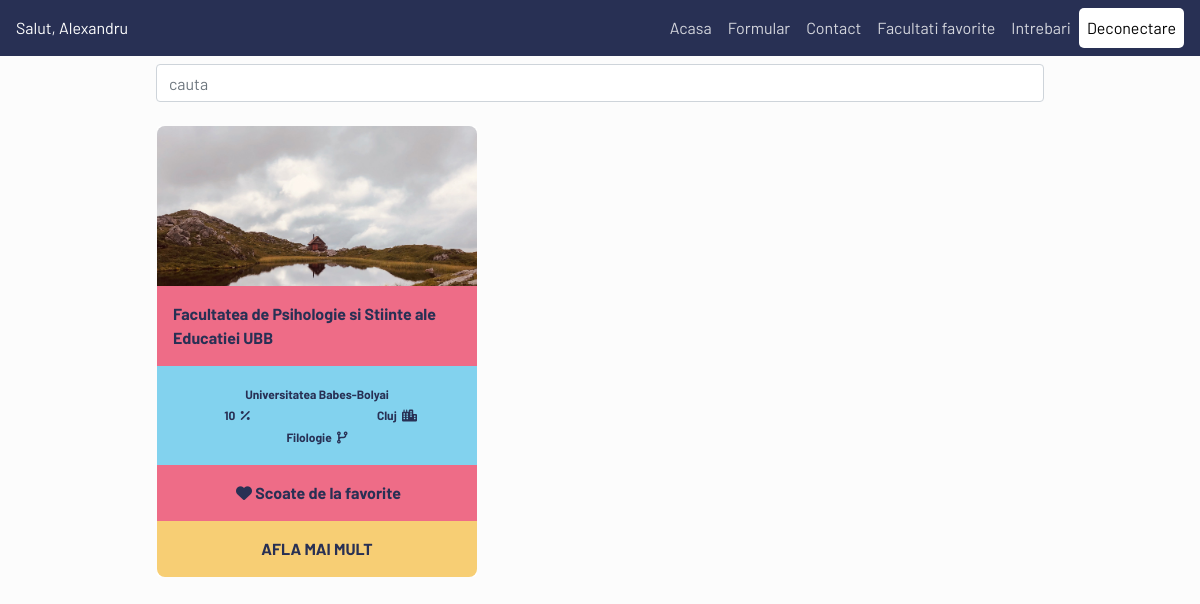
/pages/favorite.php (signed in), run on the app's committed database.
### tables this page shows
CREATE TABLE `users` (
  `idUser` int(11) NOT NULL,
  `Nume` text NOT NULL,
  `Prenume` text NOT NULL,
  `mailUser` tinytext NOT NULL,
  `pwdUsers` longtext NOT NULL,
  `Profil` text DEFAULT NULL,
  `Domeniu` text DEFAULT NULL,
  `domeniu_intensitate` int(1) DEFAULT NULL,
  `job` int(1) DEFAULT NULL,
  `materie1` varchar(64) DEFAULT NULL,
  `materie2` varchar(64) DEFAULT NULL,
  `materie3` varchar(64) DEFAULT NULL,
  `carti` varchar(64) DEFAULT NULL,
  `sociabil` int(1) DEFAULT NULL,
  `sport` varchar(64) DEFAULT NULL,
  `stres` int(1) DEFAULT NULL,
  `Judet` text DEFAULT NULL,
  `PozaUser` text DEFAULT 'UserDefault.jpg'
);

CREATE TABLE `facultati` (
  `Indexf` int(11) NOT NULL,
  `Numef` text DEFAULT NULL,
  `Judet` tinytext DEFAULT NULL,
  `Examenadmi` tinyint(1) DEFAULT NULL,
  `Universitatea` varchar(256) DEFAULT NULL,
  `Profil` text DEFAULT NULL,
  `Poza` text NOT NULL DEFAULT 'default.jpg',
  `job` int(1) DEFAULT NULL,
  `pasiune_facultati` varchar(64) NOT NULL,
  `materie1` varchar(64) DEFAULT NULL,
  `materie2` varchar(64) DEFAULT NULL,
  `materie3` varchar(64) DEFAULT NULL,
  `carti` varchar(64) DEFAULT NULL,
  `sociabil` int(1) DEFAULT NULL,
  `sport` varchar(64) DEFAULT NULL,
  `stres` int(1) DEFAULT NULL,
  `link_facultate` longtext NOT NULL
);

### pages/functii/facultati.php (called while the page is built, shortened)
<?php
require './folderlogin/datacon.php';
if (isset($_SESSION['mailUser'])) {
  $mail = $_SESSION['mailUser'];
  $sql = "SELECT * FROM users WHERE mailUser=?";
}
  $stmt=mysqli_stmt_init($connection);
  if (!mysqli_stmt_prepare($stmt,$sql))
  {
      header("Location: ./indexpp.php?error=mysqlerror");
      exit();
  }
  mysqli_stmt_bind_param($stmt,"s",$mail);
  mysqli_stmt_execute($stmt);
  $result=mysqli_stmt_get_result($stmt);
  $user = array();
  if ($result->num_rows > 0) {
    while($row = $result->fetch_assoc()) {
        $user[] = $row;
    }
}
$sql = "SELECT * FROM facultati";
$result = mysqli_query($connection,$sql);
$myArray = array();
if ($result->num_rows > 0) {
    while($row = $result->fetch_assoc()) {
        $myArray[] = $row;
    }
}
$facultati = array();
foreach ($myArray as $_facultate) {
    $temp = new facultate();
    $temp->Indexf=$_facultate['Indexf'];
    $temp->nume = $_facultate['Numef'];
    $temp->universitate = $_facultate['Universitatea'];
    $temp->judet = $_facultate['Judet'];
    $temp->profil = $_facultate['Profil'];
    $temp->compabilitate = getCompability($_facultate, $user);
    $temp->link = $_facultate['link_facultate'];
}

### pages/favorite.php (the view, shortened to what this page needs)
<?php
require './folderlogin/datacon.php';
if(isset($_SESSION['mailUser']))
{
    $mail = $_SESSION['mailUser'];
    $mysql="SELECT * FROM users WHERE mailUser=?";
}
$stmt = mysqli_stmt_init($connection);
if (!mysqli_stmt_prepare($stmt, $mysql))
{
    header("Location: ../index.php");
    exit();
}
mysqli_stmt_bind_param($stmt, "s", $mail);
mysqli_stmt_execute($stmt);
$result= mysqli_stmt_get_result($stmt);
if ($result->num_rows > 0) {
    $row = $result->fetch_assoc();
}
$tip = $_SESSION["tip"];
$id = $_SESSION["id"];
$sql = "SELECT * FROM `favorite` WHERE `idUser` = '$id' AND `tip` = '$tip'";
$result = mysqli_query($connection,$sql);
$favorite = array();
if ($result->num_rows > 0) {
    while($row_fav = $result->fetch_assoc()) {
        $favorite[] = $row_fav['Indexf'];
    }
}
sort($favorite);
?>
<!doctype html>
<html lang="en">
    <head>
        <link rel="stylesheet" href="https://stackpath.bootstrapcdn.com/bootstrap/4.4.1/css/bootstrap.min.css">
        <link rel="stylesheet" href="./CSS/navbar.css">
        <link rel="stylesheet" href="./CSS/homePage.css">
        <link rel="stylesheet" href="./CSS/base.css">
    </head>
    <body>
        <nav class="navbar navbar-expand-lg navbar-light">
            <a href="#">
                <?php
                if (isset($row['Prenume']))
                    print "Salut, ".$row['Prenume'];
                ?>
            </a>
            <div class="collapse navbar-collapse" id="navbarNav" style="flex-direction: row-reverse;">
                <ul class="navbar-nav">
                    <li class="nav-item">
                        <a href="./homePage.php" class="nav-link">Acasa</a>
                    </li>
                    <li class="nav-item">
                        <a onclick="alert();" class="nav-link">Formular</a>
                    </li>
                    <li class="nav-item">
                        <a href="./contact.php" class="nav-link">Contact</a>
                    </li>
                    <li class="nav-item">
                        <a href="./favorite.php" class="nav-link">Facultati favorite</a>
                    </li>
                    <li class="nav-item">
                        <a href="./faq.php" class="nav-link">Intrebari</a>
                    </li>
                    <li class="nav-item">
                        <a href="./folderlogin/deconectphp.php" class="nav-link"> Deconectare</a>
                    </li>
                </ul>
            </div>
        </nav>
        <div id="search">
            <input onkeyup="sort()" class="form-control w-75"
                   type="text" placeholder="cauta" id="search_field" aria-label="Search">
        </div>
        <main class="container">
            <div id="showcase">
                <div class="row">
                    <?php
                    require './functii/facultati.php';
                    usort($facultati,function($first,$second){
                        return $first->compabilitate < $second->compabilitate;
                    });
                    foreach ($facultati as $card) {
                        if(!binarySearch($favorite, $card->Indexf))
                            continue;
                        else
                            $ok=false;
                    ?>
                    <div class="col card">
                        <div class="row-lg-4 backgrounded"></div>
                        <div class="row-lg-2 name">
                            <?php
                        echo $card->nume;
                            ?>
                        </div>
                        <div class="row-lg-3 prop text-center">
                            <div class="col">
                                <div class="row">
                                    <div class="col">
                                        <?php
                        echo $card->universitate;
                                        ?>
                                    </div>
                                </div>
                                <div class="row justify-content-between">
                                    <div class="col">
                                        <?php
                        echo $card->compabilitate
                                        ?>
                                        <i class="fas fa-percentage"></i></div>
                                    <div class="col">
                                        <?php
                            echo $card->judet;
                                        ?>
                                        <i class="fas fa-city"></i>
                                    </div>
                                </div>
                                <div class="row">
                                    <div class="col">
                                        <?php
                        echo $card->profil;
                                        ?>
                                        <i class="fas fa-code-branch"></i>
                                    </div>
                                </div>
                            </div>
                        </div>
                        <div class="row-lg-3 fav text-center">
                            <form action="./favoriteAlg.php" method="post">
                                <?php
                            echo '<button type="submit" style="all: unset" name="scoatere_fav" id="'.$card->Indexf.'" value="'.$card->Indexf.'"><i class="fas fa-heart"></i> Scoate de la favorite</button>';
                                ?>
                            </form>
                        </div>
                        <div class="row-lg-3 extra text-center">
                            <a href="
                                     <?php
                        echo $card->link;
                                     ?>
                                     ">Afla mai mult</a>
                        </div>
                    </div>
                    <?php }
                    ?>
                </div>
            </div>
        </main>
    </body>
</html>

### pages/CSS/navbar.css (style rules this page uses)
.navbar { background: var(--black); display: flex; font-family: 'Barlow', sans-serif; }
.navbar a { color: white; cursor: pointer; }
.nav-link { color: rgba(255,255,255,.8)!important; }
.nav-item:last-of-type { background: white; border-radius: 5px; }
.nav-item:last-of-type a { color: black!important; }
#search { display: flex; justify-content: center; padding: .5em; }

### pages/CSS/homePage.css (style rules this page uses)
body { overflow-x: hidden; }
#showcase { margin: 0 auto; width: 80%; max-width: 1024px; }
.row { flex-wrap: wrap; flex: 1 1 0px }
.card { max-width: 20em; min-width: 225px; border: 0; padding: 0; margin: 1rem; font-weight: 700!important; color: var(--black); }
.backgrounded { min-height: 10em; background-image: url('../Images/background.jpg'); background-size: cover; border-top-left-radius: 8px; border-top-right-radius: 8px; }
.name { background-color: var(--red); padding: 1rem 1rem; height: 100%; }
.prop { background: var(--blue); padding: 1rem 0; }
.fav { background: var(--red); padding: 1rem 0; cursor: pointer; }
.extra { background: var(--yellow); border-bottom-left-radius: 8px; border-bottom-right-radius: 8px; padding: 1rem; }
.extra a { color: var(--black); text-transform: uppercase; }
.prop .col { font-size: 12px; margin: 0.1rem 0; }
i { margin-left: 3px; }

### pages/CSS/base.css (style rules this page uses)
body, html { margin: 0; padding: 0; background: var(--white); color: var(--black); font-family: 'Barlow', sans-serif; }

### pages/CSS/variabiles.css (style rules this page uses)
:root { --blue: #82D2EE; --red: #EE6C87; --yellow: #F7CE74; --white: #FCFCFC; --black: #283054; }

### data on the page
users: Prenume "Alexandru"
facultati: Numef "Facultatea de Psihologie si Stiinte ale Educatiei UBB", Universitatea "Universitatea Babes-Bolyai", compabilitate "10", Judet "Cluj", Profil "Filologie", $card->Indexf 3 (drawn)
